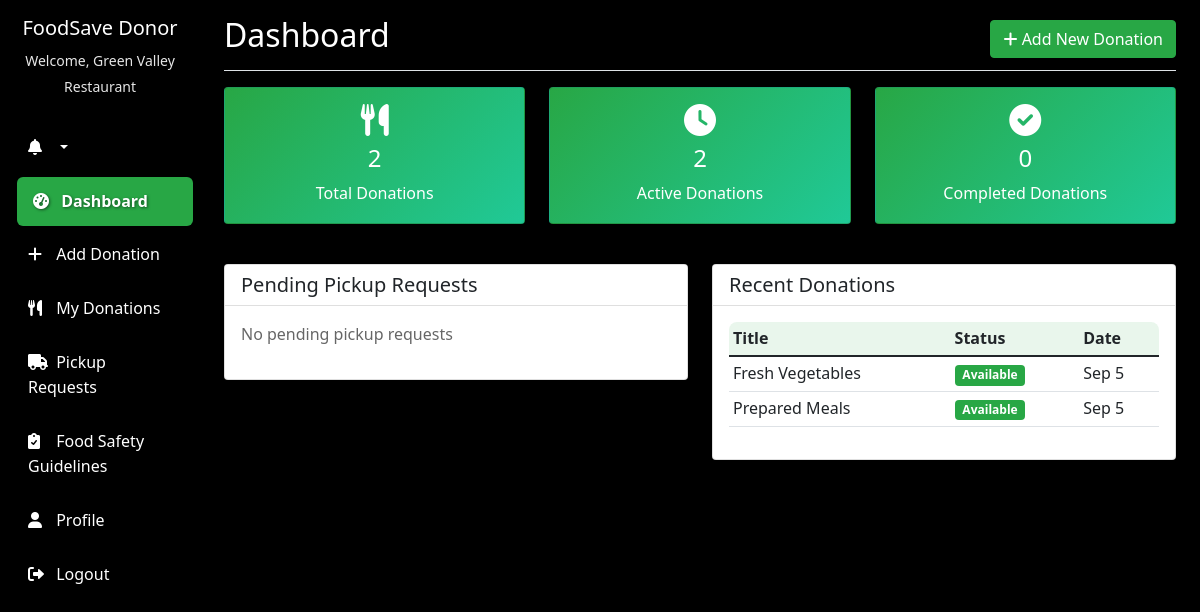
Screenshot of /donor/dashboard.php (signed in) with the database file from the repository.
### tables this page shows
CREATE TABLE food_donations (
    id INT AUTO_INCREMENT PRIMARY KEY,
    donor_id INT NOT NULL,
    title VARCHAR(100) NOT NULL,
    description TEXT,
    category ENUM('vegetables', 'fruits', 'dairy', 'meat', 'grains', 'prepared_food', 'other') NOT NULL,
    quantity VARCHAR(50) NOT NULL,
    expiration_date DATE NOT NULL,
    pickup_address TEXT NOT NULL,
    pickup_city VARCHAR(50) NOT NULL,
    pickup_state VARCHAR(50) NOT NULL,
    pickup_zip VARCHAR(10) NOT NULL,
    status ENUM('available', 'pending', 'requested', 'picked_up', 'completed', 'cancelled', 'expired') DEFAULT 'available',
    created_at TIMESTAMP DEFAULT CURRENT_TIMESTAMP,
    updated_at TIMESTAMP DEFAULT CURRENT_TIMESTAMP ON UPDATE CURRENT_TIMESTAMP,
    FOREIGN KEY (donor_id) REFERENCES users(id) ON DELETE CASCADE
);

### donor/dashboard.php (the view, shortened to what this page needs)
<?php
try {
    $pdo = getDBConnection();
    $donor_id = $_SESSION['user_id'];
    $stmt = $pdo->prepare("SELECT COUNT(*) as total_donations FROM food_donations WHERE donor_id = ?");
    $stmt->execute([$donor_id]);
    $total_donations = $stmt->fetch(PDO::FETCH_ASSOC)['total_donations'];
    $stmt = $pdo->prepare("SELECT COUNT(*) as active_donations FROM food_donations WHERE donor_id = ? AND status = 'available'");
    $stmt->execute([$donor_id]);
    $active_donations = $stmt->fetch(PDO::FETCH_ASSOC)['active_donations'];
    $stmt = $pdo->prepare("SELECT COUNT(*) as completed_donations FROM food_donations WHERE donor_id = ? AND status = 'picked_up'");
    $stmt->execute([$donor_id]);
    $completed_donations = $stmt->fetch(PDO::FETCH_ASSOC)['completed_donations'];
    $stmt = $pdo->prepare("
        SELECT pr.*, fd.title, u.full_name as ngo_name
        FROM pickup_requests pr
        JOIN food_donations fd ON pr.donation_id = fd.id
        JOIN users u ON pr.ngo_id = u.id
        WHERE fd.donor_id = ? AND pr.status = 'pending'
        ORDER BY pr.created_at DESC
    ");
    $stmt->execute([$donor_id]);
    $pending_requests = $stmt->fetchAll(PDO::FETCH_ASSOC);
    $stmt = $pdo->prepare("
        SELECT * FROM food_donations
        WHERE donor_id = ?
        ORDER BY created_at DESC
        LIMIT 10
    ");
    $stmt->execute([$donor_id]);
    $recent_donations = $stmt->fetchAll(PDO::FETCH_ASSOC);
} catch (PDOException $e) {
    $error = 'Database error: ' . $e->getMessage();
}
?>
<!DOCTYPE html>
<html lang="en">
<head>
    <link href="https://cdn.jsdelivr.net/npm/bootstrap@5.1.3/dist/css/bootstrap.min.css" rel="stylesheet">
    <link href="https://cdnjs.cloudflare.com/ajax/libs/font-awesome/6.0.0/css/all.min.css" rel="stylesheet">
    <link href="../assets/css/style.css" rel="stylesheet">
</head>
<body>
    <div class="container-fluid">
        <div class="row">
            <nav class="col-md-3 col-lg-2 d-md-block sidebar collapse">
                <div class="position-sticky pt-3">
                    <div class="text-center mb-4">
                        <h5 class="text-white">FoodSave Donor</h5>
                        <small class="text-muted">Welcome, <?php echo $_SESSION['full_name']; ?></small>
                    </div>
                    <ul class="nav flex-column">
                        <?php include '../includes/notification_header.php'; ?>
                        <li class="nav-item">
                            <a class="nav-link active" href="dashboard.php">
                                <i class="fas fa-tachometer-alt"></i> Dashboard
                            </a>
                        </li>
                        <li class="nav-item">
                            <a class="nav-link" href="add_donation.php">
                                <i class="fas fa-plus"></i> Add Donation
                            </a>
                        </li>
                        <li class="nav-item">
                            <a class="nav-link" href="my_donations.php">
                                <i class="fas fa-utensils"></i> My Donations
                            </a>
                        </li>
                        <li class="nav-item">
                            <a class="nav-link" href="pickup_requests.php">
                                <i class="fas fa-truck"></i> Pickup Requests
                            </a>
                        </li>
                        <li class="nav-item">
                            <a class="nav-link" href="food_safety.php">
                                <i class="fas fa-clipboard-check"></i> Food Safety Guidelines
                            </a>
                        </li>
                        <li class="nav-item">
                            <a class="nav-link" href="profile.php">
                                <i class="fas fa-user"></i> Profile
                            </a>
                        </li>
                        <li class="nav-item">
                            <a class="nav-link" href="logout.php">
                                <i class="fas fa-sign-out-alt"></i> Logout
                            </a>
                        </li>
                    </ul>
                </div>
            </nav>
            <main class="col-md-9 ms-sm-auto col-lg-10 px-md-4">
                <div class="d-flex justify-content-between flex-wrap flex-md-nowrap align-items-center pt-3 pb-2 mb-3 border-bottom">
                    <h1 class="h2" style="color:white; text-shadow: 2px 2px 4px #000;">Dashboard</h1>
                    <a href="add_donation.php" class="btn btn-success">
                        <i class="fas fa-plus"></i> Add New Donation
                    </a>
                </div>
                <div class="row mb-4">
                    <div class="col-md-4 mb-3">
                        <div class="card stats-card">
                            <div class="card-body text-center">
                                <i class="fas fa-utensils fa-2x mb-2"></i>
                                <h4 style="color:white;"><?php echo $total_donations; ?></h4>
                                <p class="mb-0">Total Donations</p>
                            </div>
                        </div>
                    </div>
                    <div class="col-md-4 mb-3">
                        <div class="card stats-card">
                            <div class="card-body text-center">
                                <i class="fas fa-clock fa-2x mb-2"></i>
                                <h4 style="color:white;"><?php echo $active_donations; ?></h4>
                                <p class="mb-0">Active Donations</p>
                            </div>
                        </div>
                    </div>
                    <div class="col-md-4 mb-3">
                        <div class="card stats-card">
                            <div class="card-body text-center">
                                <i class="fas fa-check-circle fa-2x mb-2"></i>
                                <h4 style="color:white;"><?php echo $completed_donations; ?></h4>
                                <p class="mb-0">Completed Donations</p>
                            </div>
                        </div>
                    </div>
                </div>
                <div class="row">
                    <div class="col-md-6 mb-4">
                        <div class="card">
                            <div class="card-header">
                                <h5 class="mb-0 text-dark">Pending Pickup Requests</h5>
                            </div>
                            <div class="card-body">
                                <?php if (empty($pending_requests)): ?>
                                    <p class="text-muted">No pending pickup requests</p>
                                <?php endif; ?>
                            </div>
                        </div>
                    </div>
                    <div class="col-md-6 mb-4">
                        <div class="card">
                            <div class="card-header">
                                <h5 class="mb-0 text-dark">Recent Donations</h5>
                            </div>
                            <div class="card-body">
                                <div class="table-responsive">
                                    <table class="table table-sm">
                                        <thead>
                                            <tr>
                                                <th>Title</th>
                                                <th>Status</th>
                                                <th>Date</th>
                                            </tr>
                                        </thead>
                                        <tbody>
                                            <?php foreach ($recent_donations as $donation): ?>
                                            <tr>
                                                <td><?php echo htmlspecialchars($donation['title']); ?></td>
                                                <td>
                                                    <span class="badge status-<?php echo $donation['status']; ?>">
                                                        <?php echo ucfirst($donation['status']); ?>
                                                    </span>
                                                </td>
                                                <td><?php echo date('M j', strtotime($donation['created_at'])); ?></td>
                                            </tr>
                                            <?php endforeach; ?>
                                        </tbody>
                                    </table>
                                </div>
                            </div>
                        </div>
                    </div>
                </div>
            </main>
        </div>
    </div>
</body>
</html>

### assets/css/style.css (style rules this page uses)
:root { --primary-color: #28a745; --secondary-color: #6c757d; --success-color: #28a745; --danger-color: #dc3545; --warning-color: #ffc107; --info-color: #17a2b8; --light-color: #f8f9fa; --dark-color: #343a40; }
html { height: 100%; width: 100%; margin: 0; padding: 0; }
body { margin: 0; padding: 0; min-height: 100vh; width: 100%; font-family: 'Segoe UI', Tahoma, Geneva, Verdana, sans-serif; line-height: 1.6; position: relative; background-color: #000; overflow-x: hidden; color: #f8f9fa; }
body::before { content: ''; position: fixed; top: 0; left: 0; right: 0; bottom: 0; background-image: url('https://hospitalityinsights.ehl.edu/hubfs/Blog-EHL-Insights/Blog-Header-EHL-Insights/AdobeStock_264542845.jpeg'); background-position: center center; background-repeat: no-repeat; background-attachment: fixed; -webkit-background-size: cover; -moz-background-size: cover; -ms-background-size: cover; -o-background-size: cover; background-size: cover; z-index: -2; -webkit-filter: blur(3px); -moz-filter: blur(3px); -o-filter: blur(3px); -ms-filter: blur(3px); filter: blur(3px); transform: scale(1.1); }
body::after { content: ''; position: fixed; top: 0; left: 0; right: 0; bottom: 0; background: linear-gradient( to bottom, rgba(0, 0, 0, 0.7) 0%, rgba(0, 0, 0, 0.6) 50%, rgba(0, 0, 0, 0.7) 100% ); z-index: -1; pointer-events: none; }
.container, .navbar, main, section, .card { position: relative; z-index: 1; }
main { color: inherit; }
main h1, main h2, main h3, main h4, main h5, main h6 { color: #ffffff; }
main .card h1, main .card h2, main .card h3, main .card h4, main .card h5, main .card h6, main .modal-content h1, main .modal-content h2, main .modal-content h3, main .modal-content h4, main .modal-content h5, main .modal-content h6 { color: #212529; }
main .card .card-header { background-color: rgba(255, 255, 255, 0.92); color: #212529; }
main .card .table thead th { background-color: rgba(40, 167, 69, 0.1); color: #212529; }
main .card .table tbody td, main .card .table tbody th { color: #212529; }
main .text-muted { color: rgba(255, 255, 255, 0.7) !important; }
* { -webkit-font-smoothing: antialiased; -moz-osx-font-smoothing: grayscale; }
.card, .modal-content, .offcanvas { color: #212529; }
.btn-success { background-color: var(--primary-color); border-color: var(--primary-color); }
.stats-card { background: linear-gradient(135deg, #28a745, #20c997); color: white; }
.stats-card h1, .stats-card h2, .stats-card h3, .stats-card h4, .stats-card h5, .stats-card h6, .stats-card p, .stats-card i, .stats-card span { color: #fff !important; }
main .card .text-muted, .modal-content .text-muted, .offcanvas .text-muted { color: rgba(0, 0, 0, 0.6) !important; }
.table-responsive { border-radius: 0.5rem; overflow-x: auto; }
.status-available { background-color: var(--success-color); }
.sidebar { min-height: 100vh; background-color: rgba(0, 0, 0, 0.7); backdrop-filter: blur(10px); -webkit-backdrop-filter: blur(10px); }
.sidebar small.text-muted { color: #ffffff !important; opacity: 0.9; }
.sidebar .text-center.mb-4 h5, .sidebar .text-center.mb-4 small { color: #ffffff !important; text-shadow: 1px 1px 3px rgba(0, 0, 0, 0.5); }
.sidebar .nav-link { color: #ffffff !important; padding: 0.75rem 1rem; border-radius: 0.375rem; margin-bottom: 0.25rem; text-shadow: 1px 1px 3px rgba(0, 0, 0, 0.5); transition: all 0.3s ease; font-weight: 500; }
.sidebar .nav-link:hover, .sidebar .nav-link.active { color: #ffffff !important; background-color: var(--primary-color); transform: translateX(5px); font-weight: 600; }
.sidebar .nav-link i { margin-right: 0.5rem; width: 1rem; color: #ffffff; }
.text-muted { color: rgba(255, 255, 255, 0.7) !important; }

### rows the page displays
food_donations: title "Fresh Vegetables", status "Available", created_at "Sep 5"
food_donations: title "Prepared Meals", status "Available", created_at "Sep 5"

### other values shown
$_SESSION['full_name'] "Green Valley Restaurant"
$total_donations "2"
$active_donations "2"
$completed_donations "0"
